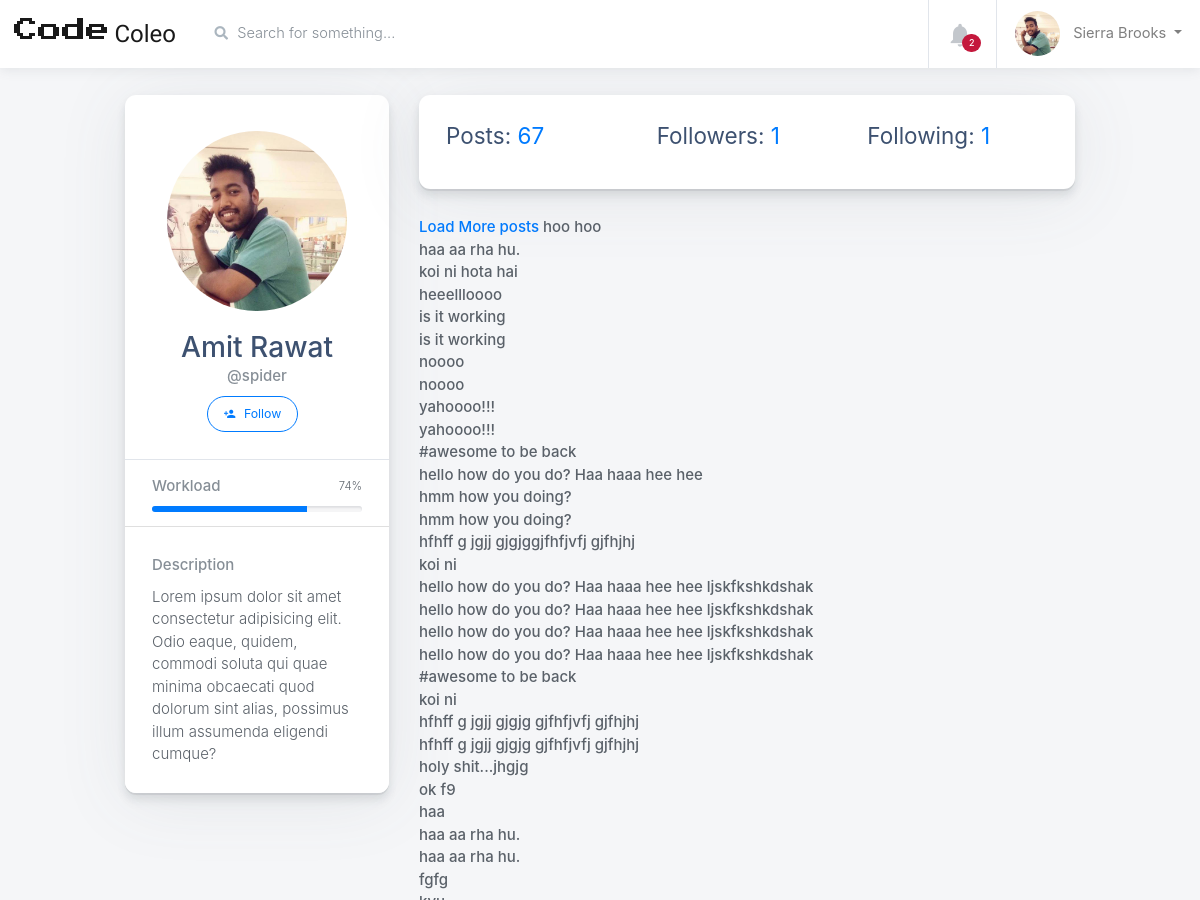
/spider/ (signed in, upper part), run on an earlier commit of the app's database.
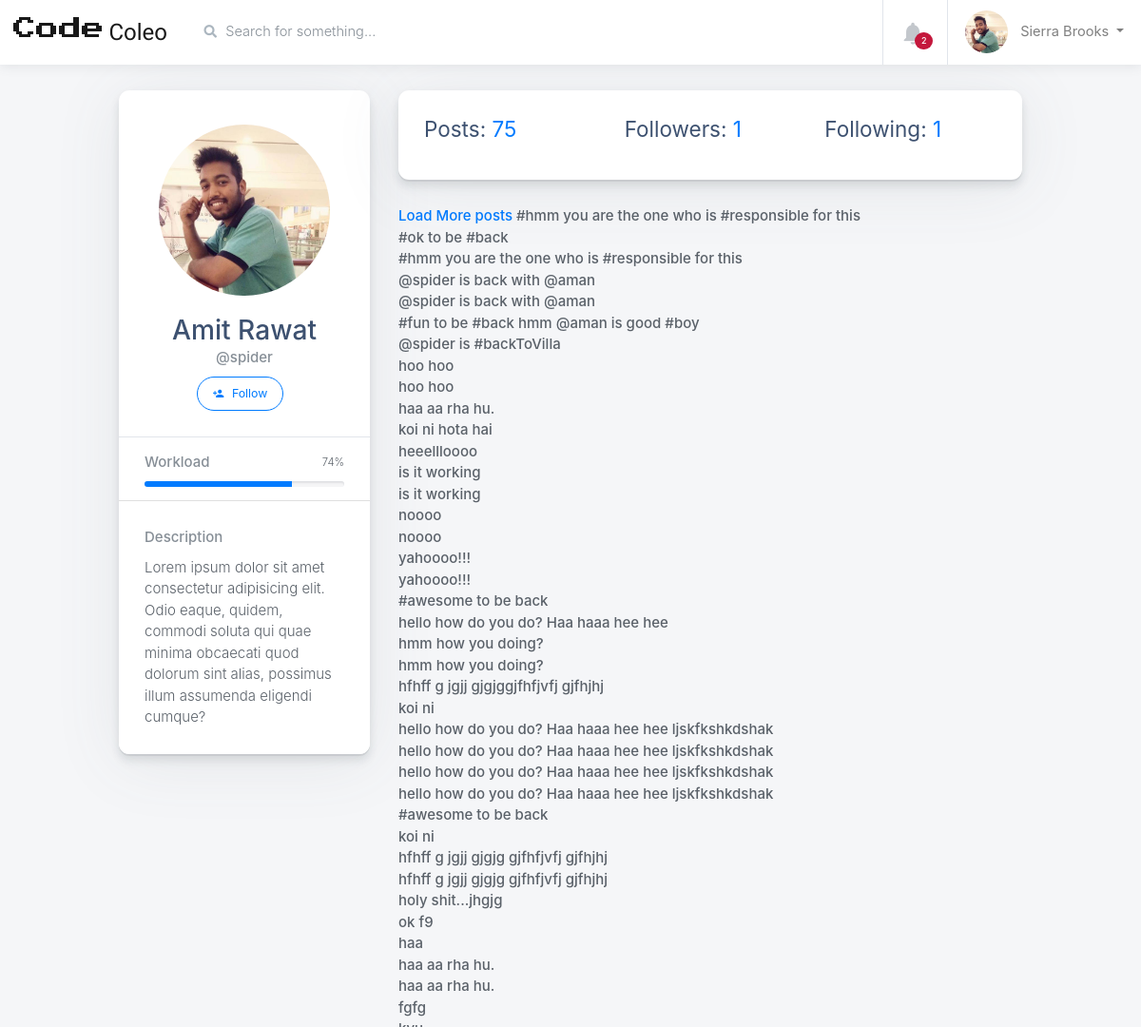
And on a later commit of the database.
### accounts/models.py (models this page shows, shortened)
class UserProfile(models.Model):
    user = models.OneToOneField(settings.AUTH_USER_MODEL, related_name='profile')
    following = models.ManyToManyField(settings.AUTH_USER_MODEL,blank=True, related_name='followed_by')
    objects= UserProfileManager()
    def get_following(self):
        users = self.following.all()
        return users.exclude(username = self.user.username)
    def get_follow_url(self):
        return reverse_lazy("profiles:follow", kwargs={'username':self.user.username})

### posts/models.py (models this page shows, shortened)
class Post(models.Model):
    parent = models.ForeignKey("self",blank=True, null=True)
    user = models.ForeignKey(settings.AUTH_USER_MODEL,default=1)
    title = models.CharField(max_length=50, blank=True, null=True)
    content = models.CharField(max_length=155)
    liked = models.ManyToManyField(settings.AUTH_USER_MODEL, blank=True, related_name="liked")
    timestamp = models.DateTimeField(auto_now_add=True)
    updated = models.DateTimeField(auto_now=True)
    objects = PostManager()
    class Meta:
        ordering = ['-timestamp']
    def __str__(self):
        return self.content

### accounts/views.py (the view)
# urls.py: url(r'^(?P<username>[\w.@+-]+)/$', UserDetailView.as_view(), name='detail'),
class UserDetailView(DetailView):
    qeryset = User.objects.all()
    template_name = 'accounts/user_detail.html'
    def get_object(self):
            return get_object_or_404(User, username__iexact=self.kwargs.get("username"))
    def get_context_data(self, **kwargs):
        context = super().get_context_data(**kwargs)
        following = UserProfile.objects.is_following(self.request.user,self.get_object())
        context["sidebar"] = False
        context["following"] = following
        return context

### accounts/models.py (called while the page is built)
    def all(self):
        qs = self.get_queryset().all()
        try:
            if self.instance:
                qs = qs.exclude(user=self.instance)
        except:
            pass
        return qs

    def is_following(self, user, followed_by_user):
        user_profile, created = UserProfile.objects.get_or_create(user=user)
        if created:
            return False
        if followed_by_user in user_profile.following.all():
            return True
        return False

### accounts/templates/accounts/user_detail.html (shortened to what this page needs)
{% extends "base.html" %}
{% load static %}
{% block main-container-bar %}
<main class="main-content  col-sm-12 p-0 {% if sidebar %} col-lg-10 col-md-9 col-sm-12 p-0 offset-lg-2 offset-md-3 {% else %} col-lg-12 col-md-12 col-sm-12 p-0 {% endif %}">
    <div class="main-navbar sticky-top bg-white">
{% endblock main-container-bar %}
{% block navbar-logo %}
<a class="navbar-brand w-25 mr-0" href="#" style="line-height: 25px;">
    <div class="d-table m-auto">
        <span class="d-none d-md-inline ml-1" style="font-family: 'Press Start 2P', cursive; font-size: 24px; ">Code</span> <span class="d-none d-md-inline ml-1" style="font-family: 'Orbitron', sans-serif; font-size: 24px;">Coleo</span>
    </div>
</a>
{% endblock navbar-logo %}
{% block content %}
<div class="row mt-4">
    <div class="col-lg-1">
    </div>
    <div class="col-lg-3">
      <div class="card card-small mb-4 pt-3">
        <div class="card-header border-bottom text-center">
          <div class="mb-3 mx-auto">
            <img class="rounded-circle" src="{% static 'images/avatars/0.jpg'%}" alt="User Avatar" width="180"> </div>
          <h4 class="mb-0"> {{ object.first_name }} {{ object.last_name }} </h4>
          <span class="text-muted d-block mb-2">@{{object.username}}</span>
          <a href="{{ object.profile.get_follow_url}}" class="mb-2 btn btn-sm btn-pill btn-outline-primary mr-2">
            <i class="material-icons mr-1">person_add</i> {% if following %} Unfollow {% else %} Follow {% endif %} </a>
        </div>
        <ul class="list-group list-group-flush">
          <li class="list-group-item px-4">
            <div class="progress-wrapper">
              <strong class="text-muted d-block mb-2">Workload</strong>
              <div class="progress progress-sm">
                <div class="progress-bar bg-primary" role="progressbar" aria-valuenow="74" aria-valuemin="0" aria-valuemax="100" style="width: 74%;">
                  <span class="progress-value">74%</span>
                </div>
              </div>
            </div>
          </li>
          <li class="list-group-item p-4">
            <strong class="text-muted d-block mb-2">Description</strong>
            <span>Lorem ipsum dolor sit amet consectetur adipisicing elit. Odio eaque, quidem, commodi soluta qui quae minima obcaecati quod dolorum sint alias, possimus illum assumenda eligendi cumque?</span>
          </li>
        </ul>
      </div>
    </div>
    <div class="col-lg-7">
      <div class="card card-small mb-4 p-2">
        <ul class="list-group list-group-flush">
          <li class="list-group-item p-3">
            <div class="row">
              <div class="col-lg-4 ">
                <h5>Posts: <a href="#" data-toggle="modal" data-target="#exampleModalCenter"> {{object.post_set.count}} </a></h5>
              </div>
              <div class="col-lg-4">
                  <h5>Followers: <a href="#" data-toggle="modal" data-target="#followersModal"> {{ object.followed_by.all.count}} </a></h5>
              </div>
              <div class="col-lg-4 ">
                  <h5>Following: <a href="#" data-toggle="modal" data-target="#followingModal"> {{ object.profile.get_following.count }} </a></h5>
              </div>
            </div>
          </li>
        </ul>
      </div>
      <a href="#" id="loadmore">Load More posts</a>
      {% for post in object.post_set.all %}
        {{ post }} <br>
      {% endfor %}
    </div>
    <div class="col-lg-1">
    </div>
  </div>
{% endblock content %}

### templates/base.html (shortened to what this page needs)
{% load static %}
<!doctype html>
<html class="no-js h-100" lang="en">
<head>
    <link href="https://use.fontawesome.com/releases/v5.0.6/css/all.css" rel="stylesheet">
    <link href="//netdna.bootstrapcdn.com/bootstrap/3.0.0/css/bootstrap-glyphicons.css" rel="stylesheet">
    <link rel="stylesheet" href="https://maxcdn.bootstrapcdn.com/bootstrap/4.0.0/css/bootstrap.min.css"
>
    <link rel="stylesheet" id="main-stylesheet" data-version="1.0.0" href="{% static 'styles/shards-dashboards.1.0.0.min.css' %}">
    <link rel="stylesheet" href="{% static 'styles/extras.1.0.0.min.css' %}">
    <link rel="stylesheet" href="{% static 'css/style.css' %}">
</head>
<body class="h-100">
    <div class="container-fluid">
        <div class="row">
            {% block main-container-bar %} {% endblock main-container-bar %}
            <nav class="navbar align-items-stretch navbar-light flex-md-nowrap p-0">
                {% block navbar-logo %}
                {% endblock navbar-logo %}
                <form method="GET" action="{% url 'post:list'%}" class="main-navbar__search w-100 d-none d-md-flex d-lg-flex">
                    <div class="input-group input-group-seamless ml-3">
                        <div class="input-group-prepend">
                            <div class="input-group-text">
                                <i class="fas fa-search"></i>
                            </div>
                        </div>
                        <input class="navbar-search form-control" name="q" value="{{request.GET.q}}" type="text" placeholder="Search for something..." aria-label="Search"> </div>
                    </form>
                <ul class="navbar-nav border-left flex-row ">
                    <li class="nav-item border-right dropdown notifications">
                        <a class="nav-link nav-link-icon text-center" href="#" role="button" id="dropdownMenuLink" data-toggle="dropdown" aria-haspopup="true"
                            aria-expanded="false">
                            <div class="nav-link-icon__wrapper">
                                <i class="material-icons">&#xE7F4;</i>
                                <span class="badge badge-pill badge-danger">2</span>
                            </div>
                        </a>
                    </li>
                    <li class="nav-item dropdown">
                        <a class="nav-link dropdown-toggle text-nowrap px-3" data-toggle="dropdown" href="#" role="button" aria-haspopup="true" aria-expanded="false">
                            <img class="user-avatar rounded-circle mr-2" src="{% static 'images/avatars/0.jpg' %}" alt="User Avatar">
                            <span class="d-none d-md-inline-block">Sierra Brooks</span>
                        </a>
                    </li>
                </ul>
            </nav>
        </div>
        <div class="main-content-container container-fluid px-4">
        {% block content %}
        {% endblock content %}
        </div>
        </main>
    </div>
    </div>
</body>
</html>

What changed in the data, as far as the page shows it:
added Post: content "#hmm you are the one who is #responsible for this"
added Post: content "#ok to be #back"
added Post: content "#hmm you are the one who is #responsible for this"
added Post: content "@spider is back with @aman"
added Post: content "@spider is back with @aman"
added Post: content "#fun to be #back hmm @aman is good #boy"
added Post: content "@spider is #backToVilla"
added Post: content "hoo hoo"
Also different on the page:
{{ object.post_set.count }}: "67" → "75"
